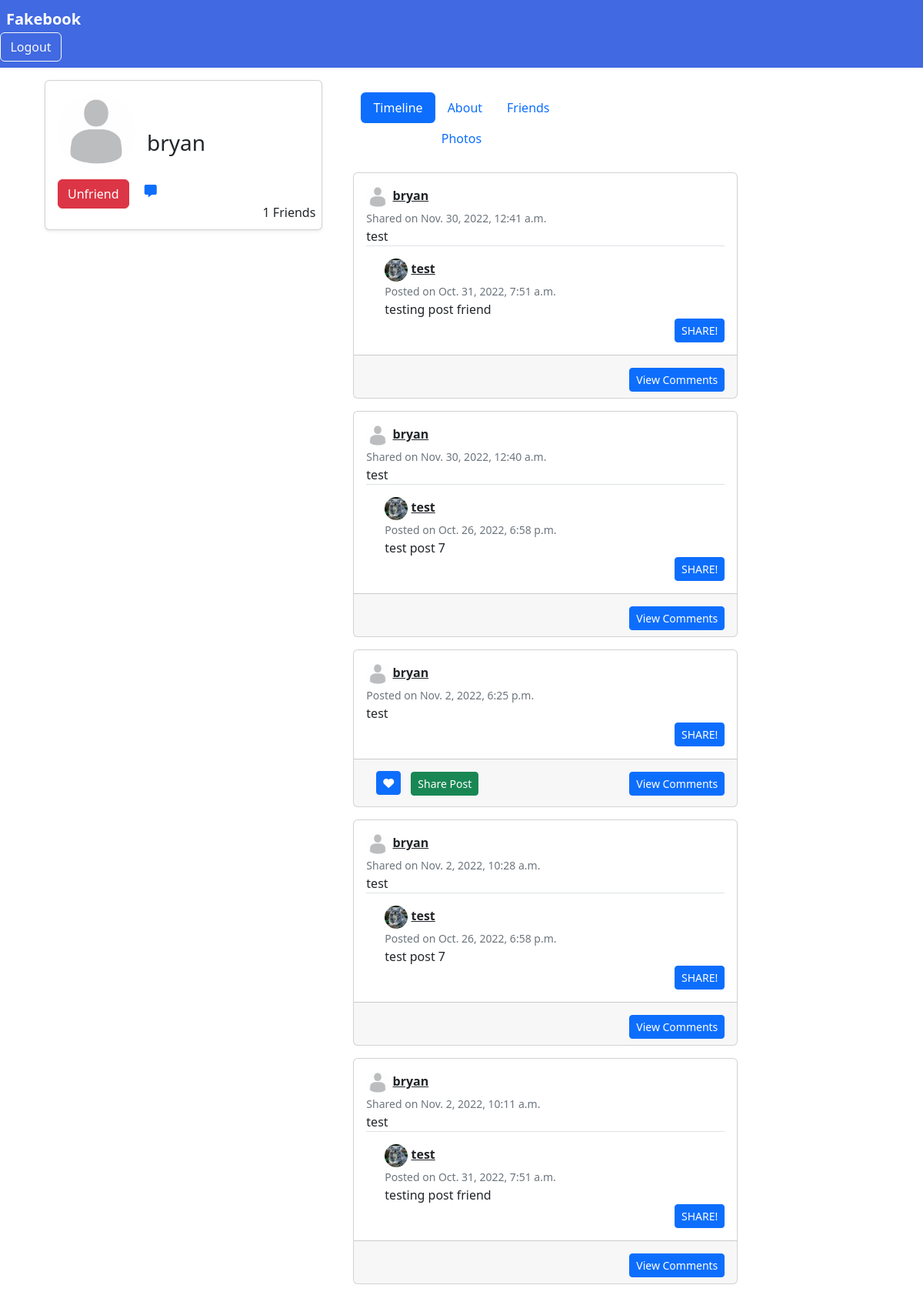
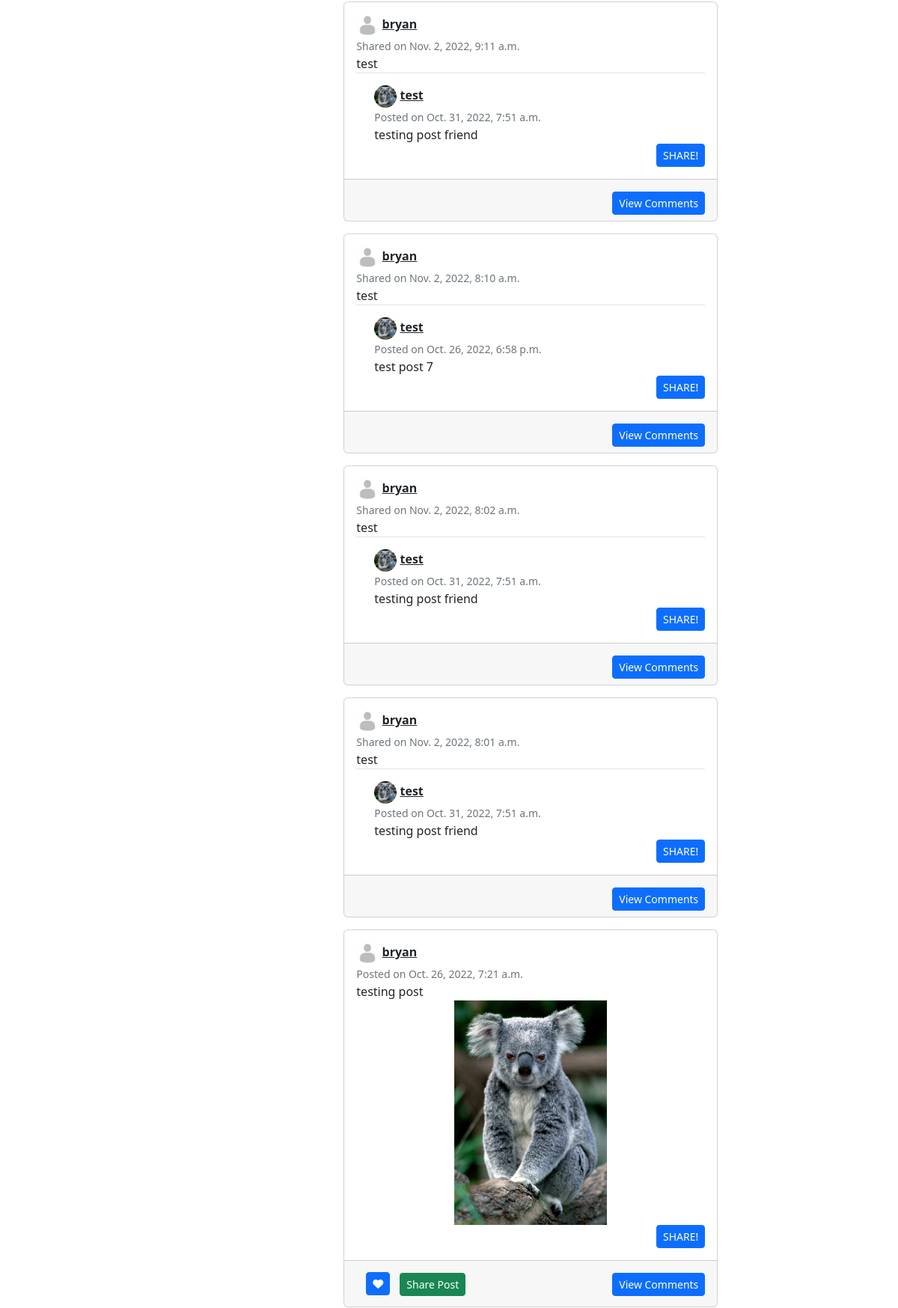
The page /users/bryan/ (signed in, upper part) on the database its author committed (2 pictures, top to bottom).
### users/models.py (models this page shows)
class Profile(models.Model):
    user = models.OneToOneField(User, on_delete=models.CASCADE)
    profile_pic = models.ImageField(default='uploads/default.png', upload_to='profile_pics')
    name = models.CharField(max_length=30, blank=True)
    birthdate = models.DateField(null=True, blank=True)
    location = models.CharField(max_length=120, blank=True)
    slug = AutoSlugField(populate_from='user')
    bio = models.CharField(max_length=255, blank=True)
    friends = models.ManyToManyField("Profile", blank=True)
    User._meta.get_field('email')._unique = True
    def __str__(self):
        return str(self.user.username)
    def get_absolute_url(self):
        return "/users/{}".format(self.slug)

### feed/models.py (models this page shows, shortened)
class Post(models.Model):
    shared_description = models.CharField(max_length=255, blank=True, null=True)
    description = models.CharField(max_length=255, blank=True, null=True)
    pic = models.ImageField(upload_to='social_pics', blank=True)
    date_posted = models.DateTimeField(default=timezone.now)
    shared_date = models.DateTimeField(blank=True, null=True)
    username = models.ForeignKey(User, on_delete=models.CASCADE)
    shared_username = models.ForeignKey(User, on_delete=models.CASCADE, blank=True, null=True, related_name='+')

### users/views.py (the view, shortened to what this page needs)
# urls.py: path('users/<slug>/', user_views.profile_view, name='profile_view'),
def profile_view(request, slug):
    user_profile = Profile.objects.filter(slug=slug).first()
    user = user_profile.user
    if request.user.is_authenticated:
        sent_friend_requests = FriendRequest.objects.filter(from_user=user_profile.user)
        rec_friend_requests = FriendRequest.objects.filter(to_user=user_profile.user)
        friends = user_profile.friends.all()
        liked = [i for i in Post.objects.all() if Like.objects.filter(user=request.user, post=i)]
        button_status = 'none'
        post_filter = [user_profile]
        friend = user_profile.friends.all()
        for f in friend:
            if f in post_filter:
                friend = friend.filter(user=f.user)
        post_filter += friend
        paginator = Paginator(
            Post.objects.filter(username__profile__in=post_filter).annotate(lr=Coalesce(Max('shared_date'), 'date_posted'))
            .order_by('-lr'), 10)
        page = request.GET.get('page')
        posts = paginator.get_page(page)
        context = {
            'u': user,
            'button_status': button_status,
            'friends_list': friends,
            'sent_friend_requests': sent_friend_requests,
            'rec_friend_requests': rec_friend_requests,
            'is_liked': liked,
            'posts': posts,
        }
        return render(request, "users/profile_view.html", context)
    context = {
        'u': user,
    }
    return render(request, "users/profile_view.html", context)

### users/templates/users/profile_view.html (shortened to what this page needs)
{% extends 'feed/base.html' %} {% load crispy_forms_tags %} {% load static %}
{% block content %}
{% include 'feed/navbar.html' %}
<div class="container">
    <div class="row mt-3 mx-3">
        <div class="card shadow-sm col-md-4 col-sm-6 px-3 pt-3 pb-3" style="height: 195px">
            <div class="media">
                <div class="d-flex">
                    <img class="rounded-circle account-img" src="{{ u.profile.profile_pic.url }}" width="100" height="100"
                         alt=""/>
                    <h3 class="mt-5 ms-3 text-break">{{ u.username }}</h3>
                    <p class="text-end" style="position:absolute;bottom:5px;right:5px;margin:0;padding:5px 3px;" >  {{ u.profile.friends.count }} Friends</p>
                </div>
            </div>
        <div class="message pb-2">
        </div>
        <div class="friend_status pb-2">
                {% if button_status == 'not_friend' %}
                  <small
                    ><a
                      class="btn btn-primary"
                      href="/users/friend-request/send/{{ u.id }}"
                      >Add Friend</a
                    ></small
                  >
                  {% elif request.user.is_authenticated and not button_status == 'not_friend'%}
                  <small
                    ><a
                      class="btn btn-danger mt-1"
                      href="/users/friend/delete/{{ u.id }}"
                      >Unfriend</a
                    ></small>
                    {% endif %}
                    {% if request.user.is_authenticated %}
                    <a class="position-relative ps-3" href="{% url 'create-thread-button' u.id %}"><i class="fa-solid fa-message"></i></a>
                    {% endif %}
            </div>
    </div>
    {% if not button_status == 'not_friend' and not button_status == 'friend_request_sent' and request.user.is_authenticated%}
    <div class="col-md-4 col-sm-6 px-3 pt-3 pb-3">
    <ul class="nav justify-content-center nav-pills" id="pills-tab" role="tablist">
      <li class="nav-item" role="presentation">
            <button class="nav-link active" id="pills-home-tab" data-bs-toggle="pill" data-bs-target="#pills-home"
                    type="button" role="tab" aria-controls="pills-home" aria-selected="true">Timeline</button>
      </li>
      <li class="nav-item" role="presentation">
        <button class="nav-link" id="pills-profile-tab" data-bs-toggle="pill" data-bs-target="#pills-profile"
                type="button" role="tab" aria-controls="pills-profile" aria-selected="false">About</button>
      </li>
      <li class="nav-item" role="presentation">
        <button class="nav-link" id="pills-contact-tab" data-bs-toggle="pill" data-bs-target="#pills-contact"
                type="button" role="tab" aria-controls="pills-contact" aria-selected="false">Friends</button>
      </li>
      <li class="nav-item" role="presentation">
        <button class="nav-link" id="pills-photos-tab" data-bs-toggle="pill" data-bs-target="#pills-photos"
                type="button" role="tab" aria-controls="pills-photos" aria-selected="false">Photos</button>
      </li>
    </ul>
    <div class="tab-content mx-4 pt-2" id="pills-tabContent">
        <div class="tab-pane fade show active" style="outline: none" id="pills-home" role="tabpanel" aria-labelledby="pills-home-tab"
             tabindex="0">
              <div class="col-md-5 me-4">
                {% for post in posts%}
                    <div class="card card-signin my-3" style="width: 500px">
                      <div class="card-body">
                      {% if post.shared_username %}
                          <div class="position-relative border-bottom mb-3">
                              {% if not request.user == post.shared_username%}
                                <a href="{{ post.shared_username.profile.get_absolute_url }}"><img src="{{ post.shared_username.profile.profile_pic.url }}"
                                                                                                   class="rounded-circle"
                                                                                                   width="30"
                                                                                                   height="30" alt=""></a>
                                <a class="text-dark" href="{{ post.shared_username.profile.get_absolute_url }}"><b>{{ post.shared_username }}</b></a>
                              {% else %}
                                <a href="{% url 'home' %}"><img src="{{ post.shared_username.profile.profile_pic.url }}"
                                                                class="rounded-circle" width="30" height="30" alt=""></a>
                                <a class="text-dark" href="{% url 'home' %}"><b>{{ post.shared_username }}</b></a>
                              {% endif %}
                              <br><small class="text-muted">Shared on {{post.shared_date}}</small>
                              {% if post.shared_description != none %}
                              <br>
                              <a class="post-link text-dark text-break text-decoration-none" href="{% url 'post-detail' post.pk%}">
                                  {{ post.shared_description }}</a>
                              {% endif %}
                          </div>
                          <div class="shared-post mx-4">
                            {% if not request.user == post.username%}
                            <a href="{{ post.username.profile.get_absolute_url }}"><img src="{{ post.username.profile.profile_pic.url }}"
                                                                                        class="rounded-circle" width="30"
                                                                                        height="30" alt=""></a>
                            <a class="text-dark" href="{{ post.username.profile.get_absolute_url }}"><b>{{ post.username }}</b></a>
                            {% else %}
                            <a href="{% url 'home' %}"><img src="{{ post.username.profile.profile_pic.url }}"
                                                            class="rounded-circle" width="30" height="30" alt=""></a>
                            <a class="text-dark" href="{% url 'home' %}"><b>{{ post.username }}</b></a>
                            {% endif %}
                            <br><small class="text-muted">Posted on {{ post.date_posted }}</small>
                            <br>
                            <a class="post-link text-dark text-break text-decoration-none" href="{% url 'post-detail' post.pk %}">
                                {{ post.description }}</a>
                          </div>
                      {% else %}
                            {% if not request.user == post.username%}
                            <a href="{{ post.username.profile.get_absolute_url }}"><img src="{{ post.username.profile.profile_pic.url }}"
                                                                                        class="rounded-circle" width="30"
                                                                                        height="30" alt=""></a>
                            <a class="text-dark" href="{{ post.username.profile.get_absolute_url }}"><b>{{ post.username }}</b></a>
                            {% else %}
                            <a href="{% url 'home' %}"><img src="{{ post.username.profile.profile_pic.url }}"
                                                            class="rounded-circle" width="30" height="30" alt=""></a>
                            <a class="text-dark" href="{% url 'home' %}"><b>{{ post.username }}</b></a>
                            {% endif %}
                        <br><small class="text-muted">Posted on {{ post.date_posted }}</small>
                        <br>
                          <a class="post-link text-dark text-break text-decoration-none" href="{% url 'post-detail' post.pk %}">
                              {{ post.description }}</a>
                        <br>
                          {% if post.pic %}
                              <img class="mx-auto d-block" src="{{ post.pic.url }}" alt=" " style="max-block-size: 300px">
                          {% endif %}
                      {% endif %}
                        <form class="d-share" method="POST" action="{% url 'share-post' post.pk%}" id="{{ post.pk }}">
                            <div class="form-group float-end">
                                        <button class="btn btn-sm btn-primary btn-block text-uppercase"
                                                type="submit">Share!</button><br>
                            </div>
                      </form>
                      </div>
                      <div class="card-footer">
                      {% if not request.user == post.username and not request.user == post.shared_username%}
                         <button class="btn like float-sm-start" id="{{ post.id }}">
                             {% if post in is_liked %}
                                 <a type="button" class="btn btn-danger btn-sm" href="{% url 'post-like' %}"
                                    id="like-btn{{ post.id }}">
                                     <i class="fa-solid fa-heart-crack"></i></a>
                             {% else %}
                                 <a type="button" class="btn btn-primary btn-sm" href="{% url 'post-like' %}"
                                    id="like-btn{{ post.id }}">
                                     <i class="fa-solid fa-heart"></i></a>
                             {% endif %}
                         </button>
                          <button class="btn btn-success btn-sm mt-2" onclick="ShareButton({{post.pk}})">Share Post</button>
                      {% endif %}
                      <a class="btn btn-sm btn-primary mt-2 float-end" href="{% url 'post-detail' post.pk %}">View Comments</a>
                      </div>
                    </div>
                {% endfor %}
              </div>
        </div>
</div>
    {% endif %}
</div>
</div>
{% endblock content %}

### rows shown on the page
Post: shared_username.profile.profile_pic (placeholder picture), shared_username "bryan", shared_date "Nov. 30, 2022, 12:41 a.m.", shared_description "test", username.profile.profile_pic (picture), username "test", date_posted "Oct. 31, 2022, 7:51 a.m.", description "testing post friend"
Post: shared_username.profile.profile_pic (placeholder picture), shared_username "bryan", shared_date "Nov. 30, 2022, 12:40 a.m.", shared_description "test", username.profile.profile_pic (picture), username "test", date_posted "Oct. 26, 2022, 6:58 p.m.", description "test post 7"
Post: username.profile.profile_pic (placeholder picture), username "bryan", date_posted "Nov. 2, 2022, 6:25 p.m.", description "test"
Post: shared_username.profile.profile_pic (placeholder picture), shared_username "bryan", shared_date "Nov. 2, 2022, 10:28 a.m.", shared_description "test", username.profile.profile_pic (picture), username "test", date_posted "Oct. 26, 2022, 6:58 p.m.", description "test post 7"
Post: shared_username.profile.profile_pic (placeholder picture), shared_username "bryan", shared_date "Nov. 2, 2022, 10:11 a.m.", shared_description "test", username.profile.profile_pic (picture), username "test", date_posted "Oct. 31, 2022, 7:51 a.m.", description "testing post friend"
Post: shared_username.profile.profile_pic (placeholder picture), shared_username "bryan", shared_date "Nov. 2, 2022, 9:11 a.m.", shared_description "test", username.profile.profile_pic (picture), username "test", date_posted "Oct. 31, 2022, 7:51 a.m.", description "testing post friend"
Post: shared_username.profile.profile_pic (placeholder picture), shared_username "bryan", shared_date "Nov. 2, 2022, 8:10 a.m.", shared_description "test", username.profile.profile_pic (picture), username "test", date_posted "Oct. 26, 2022, 6:58 p.m.", description "test post 7"
Post: shared_username.profile.profile_pic (placeholder picture), shared_username "bryan", shared_date "Nov. 2, 2022, 8:02 a.m.", shared_description "test", username.profile.profile_pic (picture), username "test", date_posted "Oct. 31, 2022, 7:51 a.m.", description "testing post friend"
Post: shared_username.profile.profile_pic (placeholder picture), shared_username "bryan", shared_date "Nov. 2, 2022, 8:01 a.m.", shared_description "test", username.profile.profile_pic (picture), username "test", date_posted "Oct. 31, 2022, 7:51 a.m.", description "testing post friend"
Post: username.profile.profile_pic (placeholder picture), username "bryan", date_posted "Oct. 26, 2022, 7:21 a.m.", description "testing post", pic (picture)

### other values the page prints
{{ u.username }} "bryan"
{{ u.profile.friends.count }} "1"
